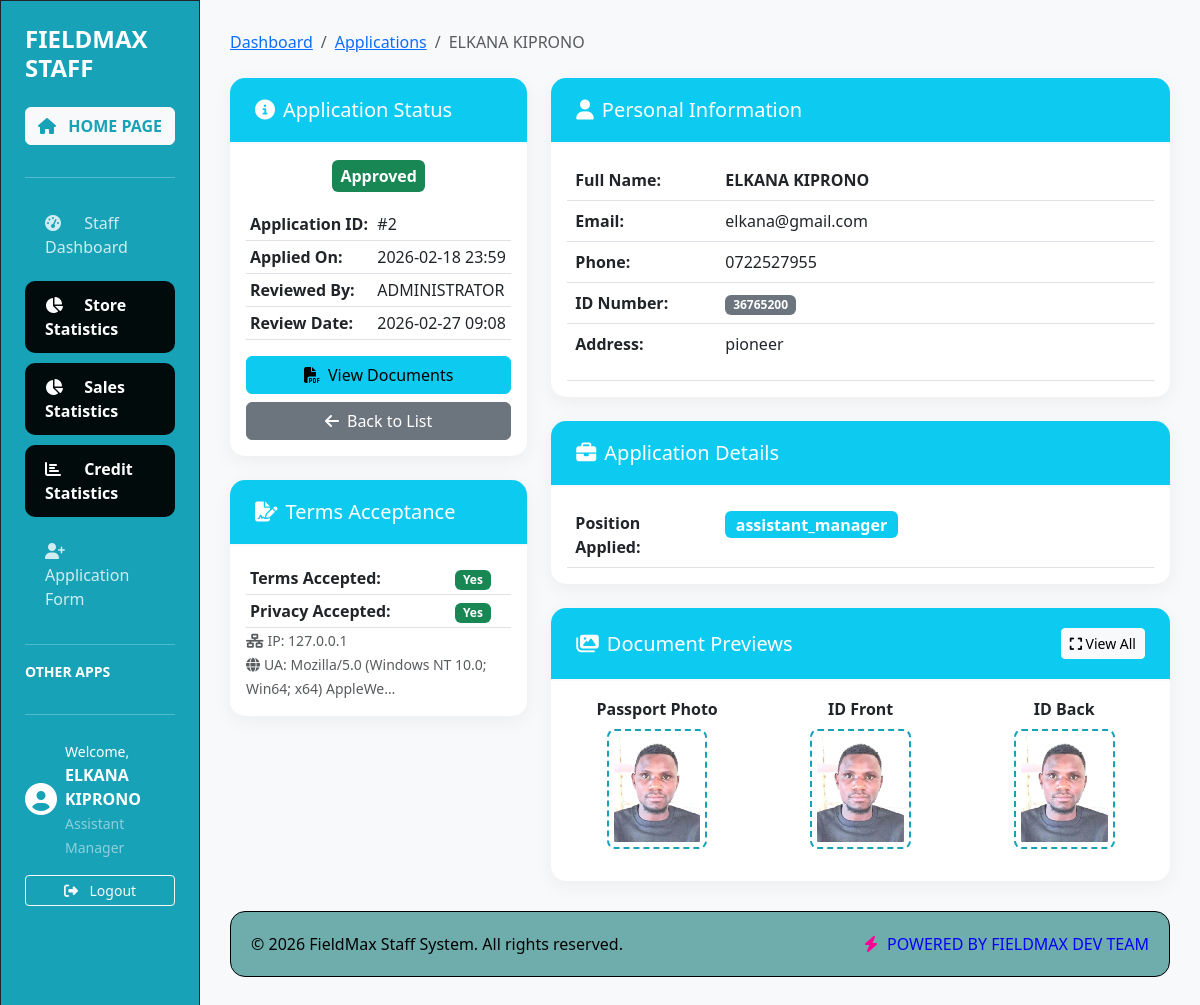
/staff/applications/2/ (signed in), run on the app's committed database.
### staff/models.py (models this page shows, shortened)
class StaffApplication(models.Model):
    STATUS_CHOICES = [
        ('pending', 'Pending Review'),
        ('approved', 'Approved'),
        ('rejected', 'Rejected'),
        ('under_review', 'Under Review'),
    ]
    POSITION_CHOICES = [
        ('sales_agent', 'Sales Officer'),
        ('cashier', 'Cashier Desk'),
        ('store_manager', 'Store Manager'),
        ('sales_manager', 'Sales Manager'),
        ('credit_manager', 'Credit Manager'),
        ('customer_service', 'Customer Care Service'),
        ('supervisor', 'Supervisor'),
        ('security', 'Security Officer'),
        ('cleaner', 'Office Cleaner'),
    ]
    first_name = models.CharField(max_length=100)
    last_name = models.CharField(max_length=100)
    email = models.EmailField(unique=True)
    phone = models.CharField(max_length=20)
    id_number = models.CharField(max_length=50, unique=True)
    address = models.TextField(blank=True)
    position = models.CharField(max_length=50, choices=POSITION_CHOICES)
    experience = models.TextField(blank=True)
    passport_photo = models.ImageField(upload_to=passport_upload_path)
    id_front = models.ImageField(upload_to=id_front_upload_path)
    id_back = models.ImageField(upload_to=id_back_upload_path)
    status = models.CharField(max_length=20, choices=STATUS_CHOICES, default='pending')
    application_date = models.DateTimeField(default=timezone.now)
    reviewed_by = models.ForeignKey(User, on_delete=models.SET_NULL, null=True, blank=True, related_name='reviewed_applications')
    review_date = models.DateTimeField(null=True, blank=True)
    review_notes = models.TextField(blank=True, null=True, help_text='Notes from the review process')
    terms_accepted = models.BooleanField(default=False)
    privacy_accepted = models.BooleanField(default=False)
    ip_address = models.GenericIPAddressField(null=True, blank=True)
    user_agent = models.TextField(blank=True)
    created_user = models.ForeignKey(
        User,
        on_delete=models.SET_NULL,
        null=True,
        blank=True,
        related_name='staff_applications',
        help_text='User account created when application was approved'
    )
    def full_name(self):
        return f"{self.first_name} {self.last_name}"
    class Meta:
        ordering = ['-application_date']
        verbose_name = 'Staff Application'
        verbose_name_plural = 'Staff Applications'

### staff/views.py (the view)
# urls.py: path('applications/<int:pk>/', views.application_detail, name='application_detail'),
@login_required
def application_detail(request, pk):
    application = get_object_or_404(StaffApplication, pk=pk)
    context = {
        'application': application,
    }
    return render(request, 'staff/detail.html', context)

### templates/staff/detail.html (shortened to what this page needs)
{% extends 'staff/base.html' %}
{% load static %}
{% block content %}
<div class="mb-4">
    <nav aria-label="breadcrumb">
        <ol class="breadcrumb">
            <li class="breadcrumb-item"><a href="{% url 'staff:staff_dashboard' %}">Dashboard</a></li>
            <li class="breadcrumb-item"><a href="{% url 'staff:application_list' %}">Applications</a></li>
            <li class="breadcrumb-item active">{{ application.full_name }}</li>
        </ol>
    </nav>
</div>
<div class="row">
    <div class="col-md-4">
        <div class="card mb-4">
            <div class="card-header bg-info text-white">
                <h5 class="mb-0"><i class="fas fa-info-circle me-2"></i>Application Status</h5>
            </div>
            <div class="card-body">
                <div class="text-center mb-3">
                    {% if application.status == 'pending' %}
                        <span class="badge bg-warning fs-6 p-2">Pending Review</span>
                    {% elif application.status == 'approved' %}
                        <span class="badge bg-success fs-6 p-2">Approved</span>
                    {% elif application.status == 'rejected' %}
                        <span class="badge bg-danger fs-6 p-2">Rejected</span>
                    {% elif application.status == 'under_review' %}
                        <span class="badge bg-info fs-6 p-2">Under Review</span>
                    {% endif %}
                </div>
                <table class="table table-sm">
                    <tr>
                        <th>Application ID:</th>
                        <td>#{{ application.id }}</td>
                    </tr>
                    <tr>
                        <th>Applied On:</th>
                        <td>{{ application.application_date|date:"Y-m-d H:i" }}</td>
                    </tr>
                    {% if application.reviewed_by %}
                    <tr>
                        <th>Reviewed By:</th>
                        <td>{{ application.reviewed_by.username }}</td>
                    </tr>
                    {% endif %}
                    {% if application.review_date %}
                    <tr>
                        <th>Review Date:</th>
                        <td>{{ application.review_date|date:"Y-m-d H:i" }}</td>
                    </tr>
                    {% endif %}
                </table>
                <div class="d-grid gap-2 mt-3">
                    <a href="{% url 'staff:view_documents' application.id %}" class="btn btn-info">
                        <i class="fas fa-file-pdf me-2"></i>View Documents
                    </a>
                    <a href="{% url 'staff:application_list' %}" class="btn btn-secondary">
                        <i class="fas fa-arrow-left me-2"></i>Back to List
                    </a>
                </div>
            </div>
        </div>
        <div class="card mb-4">
            <div class="card-header bg-info text-white">
                <h5 class="mb-0"><i class="fas fa-file-signature me-2"></i>Terms Acceptance</h5>
            </div>
            <div class="card-body">
                <table class="table table-sm">
                    <tr>
                        <th>Terms Accepted:</th>
                        <td>
                            {% if application.terms_accepted %}
                                <span class="badge bg-success">Yes</span>
                            {% else %}
                                <span class="badge bg-danger">No</span>
                            {% endif %}
                        </td>
                    </tr>
                    <tr>
                        <th>Privacy Accepted:</th>
                        <td>
                            {% if application.privacy_accepted %}
                                <span class="badge bg-success">Yes</span>
                            {% else %}
                                <span class="badge bg-danger">No</span>
                            {% endif %}
                        </td>
                    </tr>
                </table>
                {% if application.ip_address %}
                <small class="text-muted">
                    <i class="fas fa-network-wired me-1"></i>IP: {{ application.ip_address }}<br>
                    <i class="fas fa-globe me-1"></i>UA: {{ application.user_agent|truncatechars:50 }}
                </small>
                {% endif %}
            </div>
        </div>
    </div>
    <div class="col-md-8">
        <div class="card mb-4">
            <div class="card-header bg-info text-white">
                <h5 class="mb-0"><i class="fas fa-user me-2"></i>Personal Information</h5>
            </div>
            <div class="card-body">
                <table class="table">
                    <tr>
                        <th style="width: 150px;">Full Name:</th>
                        <td class="fw-bold">{{ application.full_name }}</td>
                    </tr>
                    <tr>
                        <th>Email:</th>
                        <td>{{ application.email }}</td>
                    </tr>
                    <tr>
                        <th>Phone:</th>
                        <td>{{ application.phone }}</td>
                    </tr>
                    <tr>
                        <th>ID Number:</th>
                        <td><span class="badge bg-secondary">{{ application.id_number }}</span></td>
                    </tr>
                    <tr>
                        <th>Address:</th>
                        <td>{{ application.address|default:"-"|linebreaks }}</td>
                    </tr>
                </table>
            </div>
        </div>
        <div class="card mb-4">
            <div class="card-header bg-info text-white">
                <h5 class="mb-0"><i class="fas fa-briefcase me-2"></i>Application Details</h5>
            </div>
            <div class="card-body">
                <table class="table">
                    <tr>
                        <th style="width: 150px;">Position Applied:</th>
                        <td><span class="badge bg-info fs-6">{{ application.get_position_display }}</span></td>
                    </tr>
                </table>
            </div>
        </div>
        <div class="card">
            <div class="card-header bg-info text-white d-flex justify-content-between align-items-center">
                <h5 class="mb-0"><i class="fas fa-images me-2"></i>Document Previews</h5>
                <a href="{% url 'staff:view_documents' application.id %}" class="btn btn-sm btn-light">
                    <i class="fas fa-expand"></i> View All
                </a>
            </div>
            <div class="card-body">
                <div class="row">
                    {% if application.passport_photo %}
                    <div class="col-md-4 text-center mb-3">
                        <label class="fw-bold d-block mb-2">Passport Photo</label>
                        <img src="{{ application.passport_photo.url }}" class="document-preview" style="max-height: 120px;">
                    </div>
                    {% endif %}
                    {% if application.id_front %}
                    <div class="col-md-4 text-center mb-3">
                        <label class="fw-bold d-block mb-2">ID Front</label>
                        <img src="{{ application.id_front.url }}" class="document-preview" style="max-height: 120px;">
                    </div>
                    {% endif %}
                    {% if application.id_back %}
                    <div class="col-md-4 text-center mb-3">
                        <label class="fw-bold d-block mb-2">ID Back</label>
                        <img src="{{ application.id_back.url }}" class="document-preview" style="max-height: 120px;">
                    </div>
                    {% endif %}
                </div>
            </div>
        </div>
    </div>
</div>
{% endblock %}

### templates/staff/base.html (shortened to what this page needs)
<!DOCTYPE html>
<html lang="en">
<head>
    <link href="https://cdn.jsdelivr.net/npm/bootstrap@5.3.0/dist/css/bootstrap.min.css" rel="stylesheet">
    <link rel="stylesheet" href="https://cdnjs.cloudflare.com/ajax/libs/font-awesome/6.4.0/css/all.min.css">
    <link rel="stylesheet" href="https://cdn.datatables.net/1.13.4/css/dataTables.bootstrap5.min.css">
    {% load staff_tags %}
</head>
<body>
    <div class="container-fluid">
        <div class="row">
            <div class="col-md-3 col-lg-2 px-0 border border-dark sidebar">
                <div class="p-4">
                    <h4 class="text-white mb-4">
                        <span class="brand-text"><strong>FIELDMAX STAFF</strong></span>
                    </h4>
                    <a href="{% url 'home' %}" class="btn btn-light w-100 mb-3" style="color: #17a2b8; font-weight: 600;">
                        <i class="fas fa-home me-2"></i> HOME PAGE
                    </a>
                    <hr class="bg-black-200 my-3">
                    <nav class="nav flex-column">
                        <a class="nav-link {% if request.resolver_match.url_name == 'staff_dashboard' %}active{% endif %}"
                           href="{% url 'staff:staff_dashboard' %}">
                            <i class="fas fa-tachometer-alt"></i>
                            {% if request.user.is_superuser %}
                                Overview Dashboard
                            {% else %}
                                {% get_dashboard_name request.user %}
                            {% endif %}
                        </a>
                        <a class="nav-link {% if 'application' in request.path %}active{% endif %}"
                           href="{% url 'inventory:store_statistics' %}">
                            <i class="fas fa-chart-pie"></i> Store Statistics
                        </a>
                        <a class="nav-link {% if 'application' in request.path %}active{% endif %}"
                           href="{% url 'sales:sales_statistics' %}">
                            <i class="fas fa-chart-pie"></i> Sales Statistics
                        </a>
                        <a class="nav-link {% if 'application' in request.path %}active{% endif %}"
                           href="{% url 'credit:credit_statistics' %}">
                            <i class="fas fa-chart-bar"></i> Credit Statistics
                        </a>
                        <a class="nav-link" href="{% url 'staff:apply' %}" target="_blank">
                            <i class="fas fa-user-plus"></i> Application Form
                        </a>
                        <hr class="bg-white-100 my-3">
                        <div class="text-white-100 small fw-bold mb-2">OTHER APPS</div>
                    </nav>
                    <hr class="bg-white-50 mt-4">
                    <div class="mt-4">
                        <div class="d-flex align-items-center text-white">
                            <i class="fas fa-user-circle fa-2x me-2"></i>
                            <div>
                                <small>Welcome,</small>
                                <p class="mb-0 fw-bold">{{ request.user.get_full_name|default:request.user.username }}</p>
                                <small class="text-white-50">
                                    {% if request.user.is_superuser %}
                                        System Administrator
                                    {% else %}
                                        {% get_user_position request.user as position %}
                                        {% if position %}
                                            {{ position|title|replace:"_, " }}
                                        {% else %}
                                            Staff Member
                                        {% endif %}
                                    {% endif %}
                                </small>
                            </div>
                        </div>
                        <form method="post" action="{% url 'staff:logout' %}" class="mt-3">
                           <button type="submit" class="btn btn-outline-light btn-sm w-100">
                             <i class="fas fa-sign-out-alt me-2"></i> Logout
                           </button>
                        </form>
                    </div>
                </div>
            </div>
            <div class="col-md-9 col-lg-10 main-content">
                {% block content %}{% endblock %}
                <div class="footer">
                    <div class="footer-content">
                        <div class="footer-left">
                            <p class="mb-0">&copy; {% now "Y" %} FieldMax Staff System. All rights reserved.</p>
                        </div>
                        <div class="footer-right">
                            <i class="fas fa-bolt"></i> POWERED BY FIELDMAX DEV TEAM
                        </div>
                    </div>
                </div>
            </div>
        </div>
    </div>
    {% if not request.user.is_superuser %}
        {% get_user_position request.user as user_position %}
    {% endif %}
</body>
</html>

### data on the page
StaffApplication: position "Assistant Manager"
StaffApplication: full_name "ELKANA KIPRONO", id "2", application_date "2026-02-18 23:59", reviewed_by.username "ADMINISTRATOR", review_date "2026-02-27 09:08", ip_address "127.0.0.1", user_agent "Mozilla/5.0 (Windows NT 10.0; Win64; x64) AppleWe…", email "elkana@gmail.com", phone "0722527955", id_number "36765200", address "pioneer", position "assistant_manager", passport_photo (picture), id_front (picture), id_back (picture)

### other printed values
{{ request.user.get_full_name|default:request.user.username }} "ELKANA KIPRONO"
